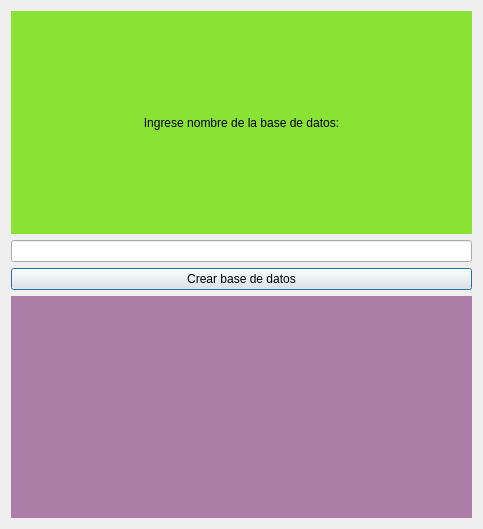
<?xml version="1.0" encoding="UTF-8"?>
<ui version="4.0">
 <class>Dialog</class>
 <widget class="QDialog" name="Dialog">
  <property name="geometry">
   <rect>
    <x>0</x>
    <y>0</y>
    <width>483</width>
    <height>529</height>
   </rect>
  </property>
  <property name="windowTitle">
   <string>Creador de bases de datos</string>
  </property>
  <layout class="QGridLayout" name="gridLayout">
   <item row="0" column="0">
    <layout class="QVBoxLayout" name="verticalLayout">
     <item>
      <widget class="QLabel" name="label">
       <property name="styleSheet">
        <string notr="true">background-color: rgb(138, 226, 52);</string>
       </property>
       <property name="text">
        <string>Ingrese nombre de la base de datos:</string>
       </property>
       <property name="alignment">
        <set>Qt::AlignCenter</set>
       </property>
      </widget>
     </item>
     <item>
      <widget class="QLineEdit" name="lineEditDBName"/>
     </item>
     <item>
      <widget class="QPushButton" name="pushButtonCreateDB">
       <property name="text">
        <string>Crear base de datos</string>
       </property>
      </widget>
     </item>
     <item>
      <widget class="QLabel" name="labelResponse">
       <property name="styleSheet">
        <string notr="true">background-color: rgb(173, 127, 168);</string>
       </property>
       <property name="text">
        <string/>
       </property>
      </widget>
     </item>
    </layout>
   </item>
  </layout>
 </widget>
 <resources/>
 <connections/>
</ui>
